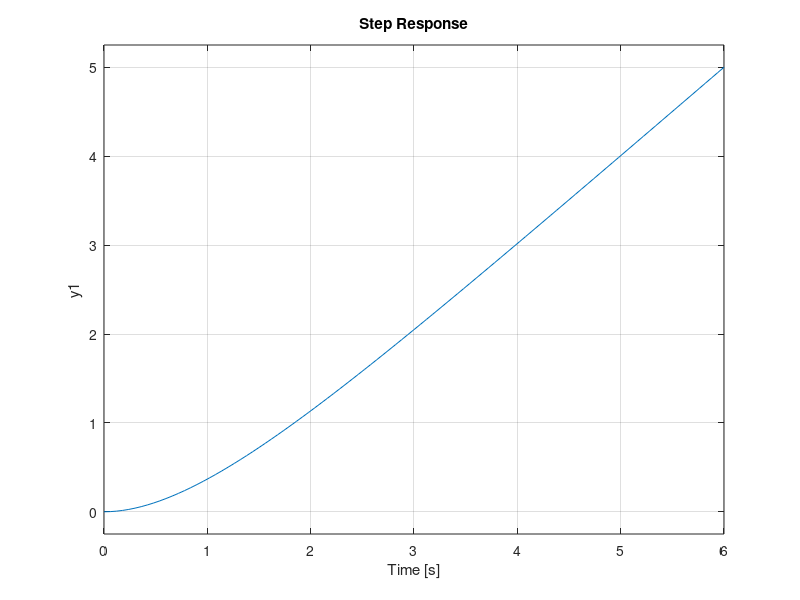

MATLAB code for this plot: (Note: this script raises an error after producing the figure.)
clear; clc;
%vytvoreni systemu s integracnim charakterem a 2. radu
sysTF = tf([0 1],[1 1 0]); 
step(sysTF);
figure;

%synteza regulatoru -------------------------------------------------------
%zvolene poly vysledne prenosove funkce
poles = [1 5 6]; %(s + 3)(s + 2)
% poles = [1 2 5]; % -1 +- 2i

%navrh pomoci diofanticke rovnice, z B/A na Y/X\
B = sysTF.num{1};
A = sysTF.den{1};
[X, Y] = diofant(A, B, poles);
regulatorTF = tf(Y,X);
closedLoopSystem = tf(conv(Y, B), conv(X,A) + conv(Y, B));
step(closedLoopSystem);
figure;
% -------------------------------------------------------------------------

% generovani simulacnich dat
t = 0:0.05:19.99;
u = createData([0.7 0.25 1 0.5 0.3], floor(length(t)/5));

%simulace
lsim(closedLoopSystem, u, t); %pripadne , x0 pro nenulove pocatecni podminky systemu





